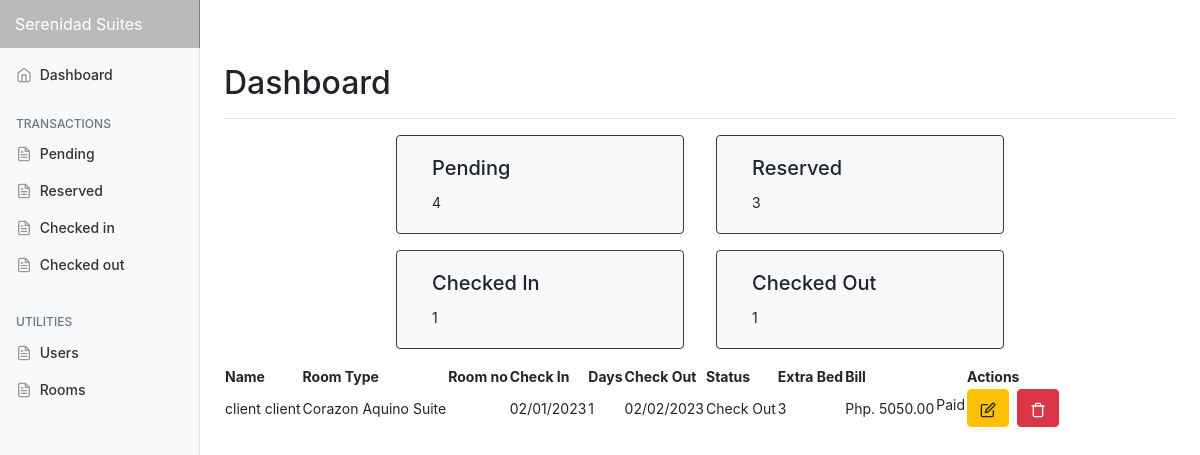
/admin/checkedout.php (signed in), run on an earlier commit of the app's database.
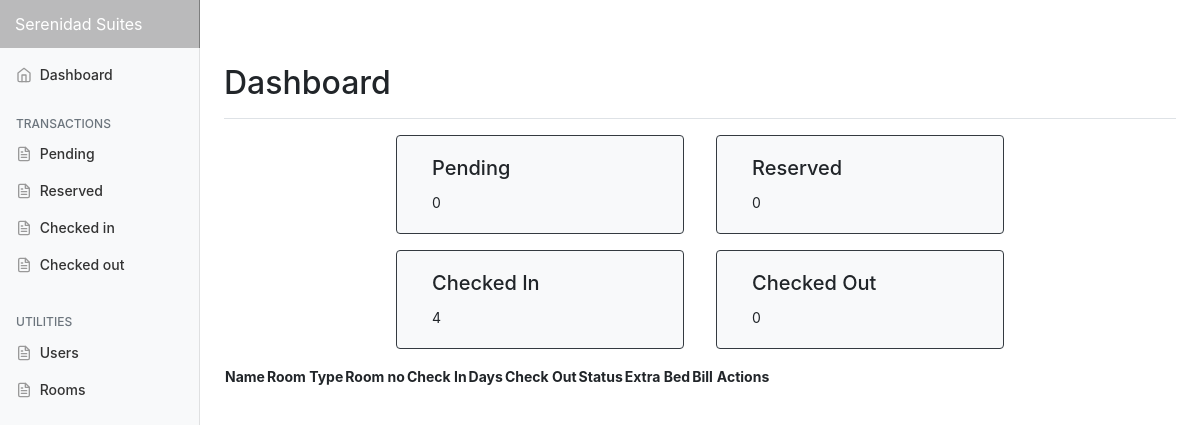
And on a later commit of the database.
### tables this page shows
CREATE TABLE `transactions` (
  `id` int NOT NULL,
  `guest_id` int NOT NULL,
  `room_id` int NOT NULL,
  `room_no` int DEFAULT NULL,
  `extra_bed` tinyint NOT NULL DEFAULT '0',
  `extra_pax` int DEFAULT NULL,
  `status` varchar(50) DEFAULT NULL,
  `days` int DEFAULT NULL,
  `checkin` varchar(50) DEFAULT NULL,
  `checkin_time` varchar(50) DEFAULT NULL,
  `checkout` varchar(50) DEFAULT NULL,
  `checkout_time` varchar(50) DEFAULT NULL,
  `bill` varchar(50) DEFAULT NULL,
  `balance` int NOT NULL DEFAULT '0',
  `payment` int NOT NULL DEFAULT '0',
  `is_payment_full` tinyint NOT NULL DEFAULT '0',
  `payment_at` datetime DEFAULT NULL,
  `valid_until` varchar(50) DEFAULT NULL,
  `is_unread` tinyint(1) NOT NULL DEFAULT '1',
  `created_at` datetime DEFAULT NULL,
  `updated_at` datetime DEFAULT NULL,
  `remarks` varchar(500) DEFAULT NULL
);

CREATE TABLE `guest` (
  `id` int NOT NULL,
  `uuid` varchar(255) DEFAULT NULL,
  `email` varchar(191) DEFAULT NULL,
  `firstname` varchar(50) NOT NULL,
  `username` varchar(191) DEFAULT NULL,
  `password` varchar(191) DEFAULT NULL,
  `middlename` varchar(30) NOT NULL,
  `lastname` varchar(40) NOT NULL,
  `address` varchar(191) DEFAULT NULL,
  `contactno` varchar(20) NOT NULL,
  `created_at` datetime DEFAULT NULL,
  `updated_at` datetime DEFAULT NULL
);

CREATE TABLE `room` (
  `id` int NOT NULL,
  `room_type` varchar(50) NOT NULL,
  `price` varchar(11) NOT NULL,
  `photo` varchar(100) NOT NULL,
  `description` text,
  `created_at` datetime DEFAULT NULL,
  `updated_at` datetime DEFAULT NULL
);

### models/Model.php (called while the page is built, shortened)
<?php
class Model
{
    protected $host = "localhost";
    protected $database = "db_hor";
    protected $username = "root";
    protected $password = "admin";
    protected $pdo;
    protected $stmt;
    public function connect(){
        try {
            $this->pdo = new PDO("mysql:host={$this->host};dbname={$this->database};charset=utf8","{$this->username}","{$this->password}");
            $this->pdo->setAttribute(PDO::ATTR_ERRMODE, PDO::ERRMODE_EXCEPTION);
            $this->pdo->setAttribute(PDO::ATTR_DEFAULT_FETCH_MODE, PDO::FETCH_ASSOC);
        } catch (PDOException $e) {
            echo $e->getMessage();
        }
    }
    public function setQuery($qry){
        $this->qry = $qry;
        $this->stmt = $this->pdo->query($this->qry);
        return $this;
    }
    public function getAll(){
        try {
            return $this->stmt->fetchAll();
        } catch (PDOException $e) {
            return $e->getMessage();
        }
    }
}

### models/Transaction.php (called while the page is built, shortened)
<?php
Class Transaction extends Model {
    public function getPendingAndExpiredTransactions(){
        return $this->setQuery("SELECT
                                A.*,
                                B.uuid,
                                B.firstname,
                                B.middlename,
                                B.lastname,
                                B.address,
                                B.contactno,
                                C.room_type,
                                C.price,
                                C.photo
                                FROM `transactions` as A
                                LEFT JOIN `guest` as B
                                ON A.guest_id = B.id
                                LEFT JOIN `room` as C
                                ON A.room_id = C.id
                                WHERE A.status = 'Pending'
                                OR A.status = 'Expired'
                                ORDER BY A.created_at DESC
                                ")
                                ->getAll();
    }
    public function getReservedTransactions(){
        return $this->setQuery("SELECT
                                A.*,
                                B.firstname,
                                B.middlename,
                                B.lastname,
                                B.address,
                                B.contactno,
                                C.room_type,
                                C.price,
                                C.photo
                                FROM `transactions` as A
                                LEFT JOIN `guest` as B
                                ON A.guest_id = B.id
                                LEFT JOIN `room` as C
                                ON A.room_id = C.id
                                WHERE A.status = 'Reserved'
                                OR A.status = 'Cancelled'
                                ORDER BY A.created_at DESC
                                ")
                                ->getAll();
    }
    public function getCheckInTransactions(){
        return $this->setQuery("SELECT
                                A.*,
                                B.firstname,
                                B.middlename,
                                B.lastname,
                                B.address,
                                B.contactno,
                                C.room_type,
                                C.price,
                                C.photo
                                FROM `transactions` as A
                                LEFT JOIN `guest` as B
                                ON A.guest_id = B.id
                                LEFT JOIN `room` as C
                                ON A.room_id = C.id
                                WHERE A.status = 'Check In'
                                ORDER BY A.created_at DESC
                                ")
                                ->getAll();
    }
    public function getCheckOutTransactions(){
        return $this->setQuery("SELECT
                                A.*,
                                B.firstname,
                                B.middlename,
                                B.lastname,
                                B.address,
                                B.contactno,
                                C.room_type,
                                C.price,
                                C.photo
                                FROM `transactions` as A
                                LEFT JOIN `guest` as B
                                ON A.guest_id = B.id
                                LEFT JOIN `room` as C
                                ON A.room_id = C.id
                                WHERE A.status = 'Check Out'
                                ORDER BY A.created_at DESC
                                ")
                                ->getAll();
    }
}

### admin/checkedout.php (the view, shortened to what the changed rows need)
<?php
  require_once('includes/header.php');
?>
    <div class="container-fluid">
      <div class="row">
        <main role="main" class="col-md-9 ml-sm-auto col-lg-10 pt-3 px-4">
          <div class="d-flex justify-content-between flex-wrap flex-md-nowrap align-items-center pb-2 mb-3 border-bottom">
            <h1 class="h2">Dashboard</h1>
          </div>
        <?php include('includes/counts.php') ?>
        <table id="datatable" class="display">
			<thead>
                <tr>
                    <th>Name</th>
                    <th>Room Type</th>
                    <th>Room no</th>
                    <th>Check In</th>
                    <th>Days</th>
                    <th>Check Out</th>
                    <th>Status</th>
                    <th>Extra Bed</th>
                    <th>Bill</th>
                    <th></th>
                    <th>Actions</th>
                </tr>
			</thead>
			<tbody>
                <?php
                    foreach ($checkedout as $key => $value) {
                ?>
                    <tr>
                        <td><?= $value['firstname']." ".$value['lastname']?></td>
                        <td><?= $value['room_type']?></td>
                        <td><?= $value['room_no']?></td>
                        <td><?= $value['checkin']?></td>
                        <td><?= $value['days']?></td>
                        <td><?= $value['checkout']?></td>
                        <td><?= $value['status']?></td>
                        <td>
                            <?= $value['extra_bed'] == "0"
                                ? "None"
                                : $value['extra_bed']
                            ?>
                        </td>
                        <td><?= "Php. ".$value['bill'].".00"?></td>
                        <td><label class = "">Paid</label></td>
                        <td>
                            <?php
                                if($_SESSION['login-restriction'] == 'admin'){
                            ?>
                            <div class="form-inline">
                                <form action="queries/checkout_resource.php" method="post">
                                    <button class="btn btn-warning"  data-toggle="tooltip" data-placement="top" title="Edit" >
                                        <i data-feather="edit"></i>
                                    </button>
                                </form>
                                <form class="ml-2" action="queries/checkout_resource.php" method="post">
                                    <button class="btn btn-danger"  data-toggle="tooltip" data-placement="top" title="Delete" >
                                        <i data-feather="trash"></i>
                                    </button>
                                </form>
                            </div>
                            <?php
                                }
                            ?>
                        </td>
                    </tr>
                <?php
                    }
                ?>
            </tbody>
		</table>
        </main>
      </div>
    </div>
<?php
  require_once('includes/footer.php');
?>

### admin/includes/counts.php
<div class="container-fluid  ">
        <div class=" row justify-content-center clickTo">
            <?php
                if ($segments[3] == 'index.php') {
                    echo '<div class="col-xl-4 col-md-6 mx-3 card  border-dark bg-info text-white mb-3" style="max-width: 18rem;"   onclick="window.location = `index.php`">';
                } else {
                    echo '<div class="col-xl-4 col-md-6 mx-3 card border-dark bg-light mb-3" style="max-width: 18rem;" onclick="window.location =  `index.php`">';
                }
             ?>
                <div class="card-body">
                    <h5 class="card-title">Pending</h5>
                    <p class="card-text"> <?= count($pendings)?> </p>
                </div>
            </div>
            <?php
                if ($segments[3] == 'reserved.php') {
                    echo '<div class="col-xl-4 col-md-6 mx-3 card  border-dark bg-info text-white mb-3" style="max-width: 18rem;"   onclick="window.location = `reserved.php`">';
                } else {
                    echo '<div class="col-xl-4 col-md-6 mx-3 card border-dark bg-light mb-3" style="max-width: 18rem;" onclick="window.location = `reserved.php`">';
                }
            ?>
                <div class="card-body">
                    <h5 class="card-title">Reserved</h5>
                    <p class="card-text"><?=count($reserved)  ?></p>
                </div>
            </div>
            <?php
                if ($segments[3] == 'checkedin.php') {
                    echo '<div class="col-xl-4 col-md-6 mx-3 card  border-dark bg-info text-white mb-3" style="max-width: 18rem;"   onclick="window.location = `checkedin.php`">';
                } else {
                    echo '<div class="col-xl-4 col-md-6 mx-3 card border-dark bg-light mb-3" style="max-width: 18rem;" onclick="window.location = `checkedin.php`">';
                }
            ?>
                <div class="card-body">
                    <h5 class="card-title">Checked In</h5>
                    <p class="card-text"><?=count($checkedin)  ?></p>
                </div>
            </div>
            <?php
                if ($segments[3] == 'checkedout.php') {
                    echo '<div class="col-xl-4 col-md-6 mx-3 card  border-dark bg-info text-white mb-3" style="max-width: 18rem;"   onclick="window.location = `checkedout.php`">';
                } else {
                    echo '<div class="col-xl-4 col-md-6 mx-3 card border-dark bg-light mb-3" style="max-width: 18rem;" onclick="window.location = `checkedout.php`">';
                }
            ?>
                <div class="card-body">
                    <h5 class="card-title">Checked Out</h5>
                    <p class="card-text"><?=count($checkedout)  ?></p>
                </div>
            </div>
        </div>
</div>

What changed in the data, as far as the page shows it:
removed transactions: guest.firstname "client", guest.lastname "client", room.room_type "Corazon Aquino Suite", checkin "02/01/2023", days "1", checkout "02/02/2023", status "Check Out", extra_bed "3", bill "5050"
Also different on the page:
count($pendings): "4" → "0"
count($reserved): "3" → "0"
count($checkedin): "1" → "4"
count($checkedout): "1" → "0"
